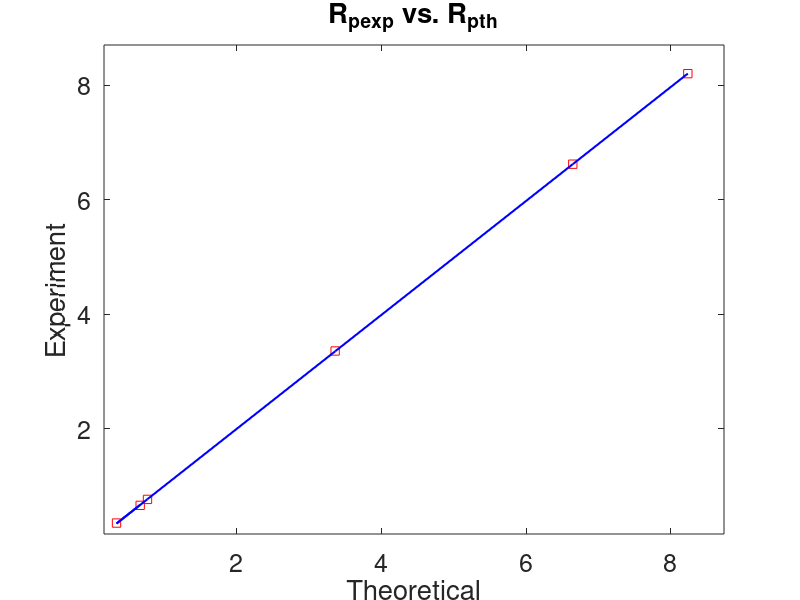

The MATLAB script that drew this image: (Note: this script raises an error after producing the figure.)
R_ep=[0.666,0.357,0.77,3.36,6.62,8.2];
R_th=[0.6651,0.3381,0.7663,3.3609,6.6467,8.2374];
p=polyfit(R_th,R_ep,1);
f=p(1)*R_th+p(2);
r=R_ep./R_th;
n=length(r);
slope=sum(r)/n;
uncertainty=sqrt(sum(abs(r-slope).^2)/(n-1));
hold off;
h=figure(1);
plot(R_th,R_ep,'sr',R_th,f,'-b','Linewidth',1.5);
fontSize=18;
set(gca,'fontSize',fontSize);
title('R_{pexp} vs. R_{pth}');
xlabel('Theoretical');
ylabel('Experiment');
xlim([R_th(1)-0.5,R_th(6)+0.5]);
ylim([R_ep(1)-0.5,R_ep(6)+0.5]);
txt=['R_p = ' num2str(round(slope,2)) ' \pm ' num2str(round(uncertainty,2)) ' \Omega'];
text(1.5,6,txt,'FontSize',14);
exportgraphics(h,'lab4.jpeg');